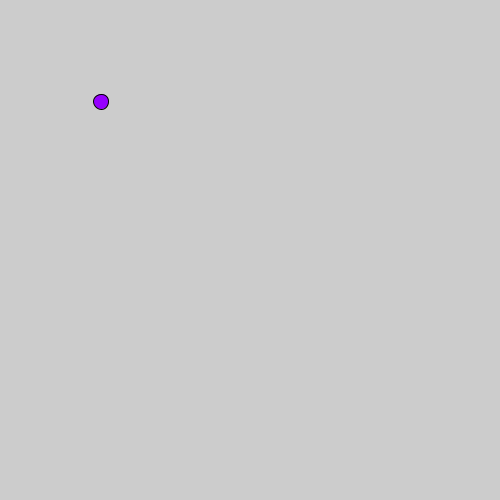
Frame 1 (no input)
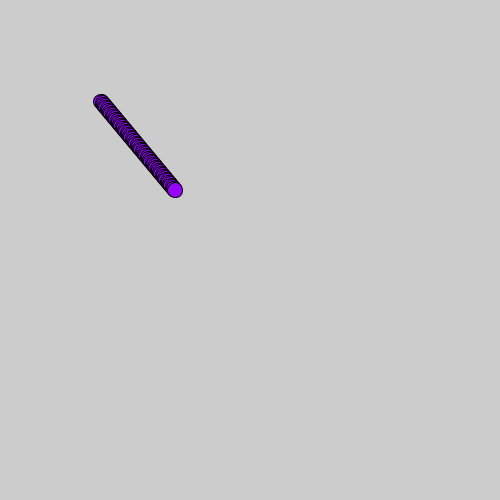
Frame 60 (the mouse pressed at the canvas centre just before this capture)
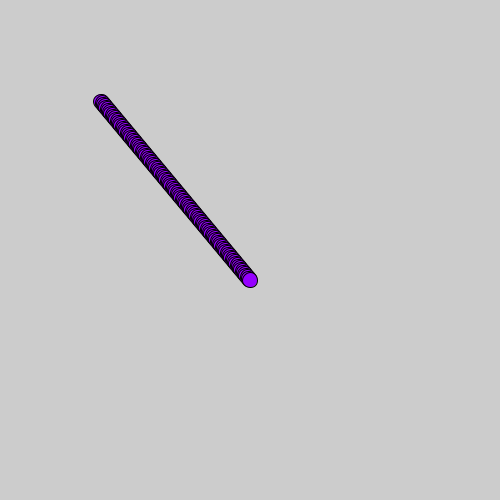
Frame 120 (the mouse held since frame 60 and released just before this capture)

The Processing sketch that drew these frames (run headless with seeded random() and noise(); from frame 60 on, the mouse is pressed at the canvas centre):

// Processing sketch: Week1
// ── Week1.pde

// this is your player, they're a blob and they're kinda boring.
Blob player;

void setup()
{
  size(500, 500);
  
  // Blob parameters are: 
  // x (px), y (px), radius (px), 
  // x-speed (px/frame), y-speed (px/frame), and color.
  player = new Blob(100, 100, 15, 1.25, 1.5, color(150, 0, 255));
}

void draw()
{
  // make the player move automatically.
  player.move();
  
  // draw the player on the screen.
  player.drawSprite();
}

// ── Blob.pde
/* In order to actually use the Sprite class, we must /extend/ it.
 * We can add to this class /more/ information than is in Sprite
 * but, we do NOT need to replicate the data that is stored in Sprite.
 * x, y, dx, and dy are all defined in the Sprite class and we get
 * all of those for free by using "extends Sprite"
 */
class Blob extends Sprite
{
  // Blobs have a Radius and a color
  int radius;
  color myColor;
  
  // Create a blob with default velocity.
  Blob(int x, int y, int r, color c)
  {
    // super calls the Sprite(x, y) constructor method.
    super(x, y);
    this.dx = 1;
    this.dy = 1.5;
    myColor = c;
    radius = r;
  }
  
  // Create a blob with a particular velocity vector.
  Blob(int x, int y, int r, float dx, float dy, color c)
  {
    super(x, y);
    this.dx = dx;
    this.dy = dy;
    myColor = c;
    radius = r;
  }
  
  // I can override the default Sprite.move() method by writing a new one here
  // this one will "bounce off of" a particular color in a boring way...
  void move()
  {
    if(this.collidesWith(color(128, 0, 200)))
    {
      dx *= -1;
      dy *= -1;
    }
    
    // because I don't want to rewrite all the code in the Sprite.move() method, I can call it here using "super"
    super.move();
  }
  
  // This is the method that is /absolutely/ required.
  // this defines how to draw the Blob; it's just a circle...
  void drawSprite()
  {
    fill(myColor);
    ellipse(x, y, radius, radius);
  }
}

// ── Sprite.pde
/* Sprite is an abstract class representing something that will move around the screen
 * a Sprite must know it's current position (x, y) and it's velocity vector <dx, dy>
 * by default a Sprite starts with <0, 0> velocity.
 * included in the Sprite class are a few standard methods that are useful--see comments
 */
abstract class Sprite
{
  // this Sprite's current location.
  float x, y;
  
  // this Sprite's current velocity vector.
  float dx, dy;
  
  // initialize a Sprite at a given coordinate.
  Sprite(float x, float y)
  {
    this.x = x;
    this.y = y;
    
    this.dx = 0;
    this.dy = 0;
  }
  
  // check to see if this Sprite is sitting on a particular color.
  boolean collidesWith(color c)
  {
    return get((int)x,(int)y)==c;
  }
  
  // make this Sprite move at the speed := |<dx, dy>| 
  // directly toward another Sprite
  void chase(Sprite other)
  {
    float speed = sqrt(dx*dx + dy*dy);
    float delX = other.x - this.x;
    float delY = other.y - this.y;
    float mag = sqrt(delX*delX + delY*delY);
    
    if(delX != 0) x += (delX / mag) * speed;
    if(delY != 0) y += (delY / mag) * speed;
  }
  
  // make this Sprite move at the speed := |<dx, dy>| 
  // directly toward another Sprite while mafloataing
  // a minimum follow distance
  void chase(Sprite other, float minFollowDistance)
  {
    float speed = sqrt(dx*dx + dy*dy);
    float delX = other.x - this.x;
    float delY = other.y - this.y;
    float mag = sqrt(delX*delX + delY*delY);
    
    if(mag > 0 && mag <= minFollowDistance) 
    {
      if(delY < delX)
      {
        x -= (delY / mag) * speed * 0.5;
        y += (delX / mag) * speed * 0.5;
      }
      else
      {
        x += (delY / mag) * speed * 0.5;
        y -= (delX / mag) * speed * 0.5;
      }
      return;
    }
    
    if(delX != 0) x += (delX / mag) * speed;
    if(delY != 0) y += (delY / mag) * speed;
  }
  
  // make this Sprite move at the speed := |<dx, dy>|
  // directly toward your mouse pofloater!
  void followMouse()
  {
    float speed = sqrt(dx*dx + dy*dy);
    float delX = mouseX - this.x;
    float delY = mouseY - this.y;
    float mag = sqrt(delX*delX + delY*delY);
    
    if(delX != 0) x += (delX / mag) * speed;
    if(delY != 0) y += (delY / mag) * speed;
  }
  
  // move this sprite according to it's current velocity vector
  // bounces off the walls
  void move()
  {
    x += dx;
    y += dy;
    
    // make sure we don't go out of bounds
    if(x < 0)
    { 
      x = 0;
      dx *= -1;
    }
    if(x > width) 
    {
      x = width;
      dx *= -1;
    }
    if(y < 0) 
    {
      y = 0;
      dy *= -1;
    }
    if(y > height)
    {
      y = height;
      dy *= -1;
    }
  }
  
  // get the distance between centers of this Sprite and another
  float distanceTo(Sprite other)
  {
    float delX = other.x - this.x;
    float delY = other.y - this.y;
    return sqrt(delX*delX + delY*delY);
  }
  
  // Control this sprite using the Arrow Keys
  void keyboardControl()
  {
    // If I hit the LEFT arrow, go Left
    if(keyCode == LEFT)
    {
      dx = -1;
      dy = 0;
    }
    // if I hit the RIGHT arrow, go Right
    else if(keyCode == RIGHT)
    {
      dx = 1;
      dy = 0;
    }
    // if I hit the UP arrow, go Up
    if(keyCode == UP)
    {
      dy = -1;
      dx = 0;
    }
    // if I hit the DOWN arrow, go Down
    else if(keyCode == DOWN)
    {
      dy = 1;
      dx = 0;
    }
    // if I hit the Space Bar, Stop
    if(keyCode == ' ')
    {
      dx = 0;
      dy = 0;
    }
    
    // move x and y in the appropriate way
    x = x + dx;
    y = y + dy;
    
    // make sure we don't go out of bounds
    if(x < 0) x = 0;
    if(x > width) x = width;
    if(y < 0) y = 0;
    if(y > height) y = height;
  }
  
  // a Sprite itself is abstract and does not actually know
  // what it looks like.  This method must be overriden in 
  // any classes which /are/ Sprites.
  abstract void drawSprite();
}
